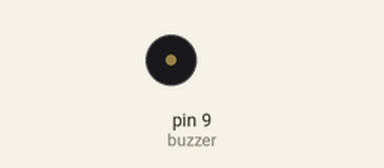
Recording of a sketch running on a simulated Arduino Uno, built with avr-gcc and run on an emulated ATmega328P. Parts: buzzer (waves = sounding).

Above: at 0.1 s.
At 20.9 s:
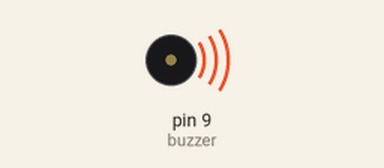
Timing chart, 0 to 41.1 s (numbered marks = the images above):
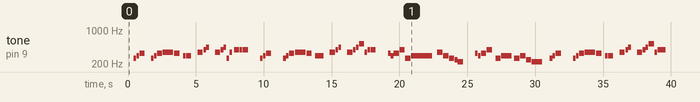

The sketch:

Tune_GoYourOwnWay.ino
```cpp
/*
  Minuet in G - C. Petzold
  Connect a piezo buzzer or speaker to pin 11 or select a new pin.
  More songs available at https://github.com/robsoncouto/arduino-songs

                                              Robson Couto, 2019
*/
#include "pitches.h"

// change this to make the song slower or faster
int tempo = 140;

// change this to whichever pin you want to use
int buzzer = 9;

// notes of the moledy followed by the duration.
// a 4 == quarter note, 8 == eighteenth , 16 sixteenth, etc.
// !!negative numbers are used to represent dotted notes,
// so -4 means a dotted quarter note, that is, a quarter plus an eighteenth!!
int melody[] = {

  // Go Your Own Way - Fleetwood Mac
  //~~~~~~~~~~~~~~~~~~~~~~~~~~~~~~~~~~~~~~~~~~~~~~~~~~~~~~~~~~~~~~


  //"Loving you; Isn't the right thing to do."                    OK
    REST, 4, NOTE_C4, 8, NOTE_D4, 8, NOTE_E4, 4, REST, 4,
    NOTE_C4, 8, NOTE_D4, 8, NOTE_E4, 4, NOTE_F4, 2, NOTE_E4, 4, REST, 8, NOTE_D4, 8, NOTE_D4, 4,

  //"How can I; ever change the things that I feel?"              OK
    REST, 4, NOTE_F4, 4, NOTE_G4, 8, NOTE_A4, 8, REST, 4,
    NOTE_F4, 4, NOTE_G4, 8, NOTE_A4, 8, NOTE_C4, 8, NOTE_F4, 8, REST, 16,
    NOTE_G4, 4, NOTE_G4, 8, NOTE_G4, 4, REST, 4,


  //"If I could; Maybe (Baby, ..?) I'd give you my world."                   OK
    REST, 4, NOTE_C4, 8, NOTE_D4, 8, NOTE_E4, 4, REST, 2,
    NOTE_C4, 8, NOTE_D4, 8, NOTE_E4, 4, NOTE_F4, 2, NOTE_E4, 4, REST, 8, NOTE_D4, 8, NOTE_D4, 4,

  //"How can I; When you won't take it from me?"                 FINE.
    REST, 4, NOTE_F4, 4, NOTE_G4, 8, NOTE_A4, 8, REST, 4,

    NOTE_F4, 4, NOTE_G4, 8, NOTE_A4, 8, NOTE_C5, 4, NOTE_F4, 8,
    NOTE_G4, 8, NOTE_G4, 4, REST, 4,


  //~~~~~~~~~~~ CHORUS ~~~~~~~~~~~

  //"You can go your own way"
    REST, 4, NOTE_E4, 8, NOTE_D4, 8, NOTE_E4, 4, NOTE_G4, 4, NOTE_C4, 4, NOTE_D4, 1,REST, 8,

  //"go your own way"
    NOTE_F4, 4, NOTE_D4, 4, NOTE_C4, 4, /* waaaay *//*NOTE_D4, 2, */NOTE_B3, 8, NOTE_A3, 4, REST, 4,

  //"You can call it"
    REST, 4, NOTE_E4, 8, NOTE_D4, 8, NOTE_E4, 4, NOTE_G4, 4, REST, 8,

  //"another lonely day"
     NOTE_C4, 4, NOTE_D4, 2, REST, 16, NOTE_C4, 4, NOTE_D4, 4,/* REST, 8, NOTE_C4, 4,  waaaay *//*NOTE_D4, 2,*/ NOTE_B3, 4, NOTE_A3, 2,

  //"You can go your own way"
    //REST, 4, NOTE_E4, 8, NOTE_D4, 8, NOTE_E4, 4, NOTE_G4, 4, NOTE_C4, 4, NOTE_D4, 2,

  //"go your own way"
    //NOTE_F4, 4, NOTE_D4, 4, NOTE_C4, 4, /* waaaay *//*NOTE_D4, 2, */NOTE_B3, 8, NOTE_A3, 4,


   //~~~ UNTOUCHED BELOW


  //"Tell me why; everything turned around."    cde; dce f ed
     NOTE_C4, NOTE_D4, NOTE_E4, NOTE_D4, NOTE_C4, NOTE_E4, NOTE_F4, NOTE_E4, NOTE_D4,

  //"Packing up; shacking up"   fg ag fg a
    NOTE_F4, NOTE_G4, NOTE_A4, NOTE_G4, NOTE_F4, NOTE_G4, NOTE_A4,

  //"is all you want to do."     c* f g g g g
    NOTE_C4, NOTE_F4, NOTE_G4, NOTE_G4, NOTE_G4, NOTE_G4,


  //"If I could; Maybe I'd give you my world."                   OK
    REST, 4, NOTE_C4, 8, NOTE_D4, 8, NOTE_E4, 4, REST, 2,
    NOTE_C4, 8, NOTE_D4, 8, NOTE_E4, 4, NOTE_F4, 2, NOTE_E4, 4, REST, 8, NOTE_D4, 8, NOTE_D4, 4,

  //"Open up; Everything's waiting for you."                 FINE.
    REST, 4, NOTE_F4, 4, NOTE_G4, 8, NOTE_A4, 8, REST, 4,

    NOTE_F4, 4, NOTE_G4, 8, NOTE_A4, 8, NOTE_C5, 4, NOTE_F4, 8,
    NOTE_G4, 8, NOTE_G4, 4, REST, 4,

  // Chorus X3


};

// sizeof gives the number of bytes, each int value is composed of two bytes (16 bits)
// there are two values per note (pitch and duration), so for each note there are four bytes
int notes = sizeof(melody) / sizeof(melody[0]) / 2;

// this calculates the duration of a whole note in ms
int wholenote = (60000 * 4) / tempo;

int divider = 0, noteDuration = 0;

void setup() {
  // iterate over the notes of the melody.
  // Remember, the array is twice the number of notes (notes + durations)
  for (int thisNote = 0; thisNote < notes * 2; thisNote = thisNote + 2) {

    // calculates the duration of each note
    divider = melody[thisNote + 1];
    if (divider > 0) {
      // regular note, just proceed
      noteDuration = (wholenote) / divider;
    } else if (divider < 0) {
      // dotted notes are represented with negative durations!!
      noteDuration = (wholenote) / abs(divider);
      noteDuration *= 1.5; // increases the duration in half for dotted notes
    }

    // we only play the note for 90% of the duration, leaving 10% as a pause
    tone(buzzer, melody[thisNote], noteDuration * 0.9);

    // Wait for the specief duration before playing the next note.
    delay(noteDuration);

    // stop the waveform generation before the next note.
    noTone(buzzer);
  }
}

void loop() {
  // no need to repeat the melody.
}
```

pitches.h
```cpp
/*************************************************
   Public Constants
 *************************************************/
#define REST      0

#define NOTE_B0  31
#define NOTE_C1  33
#define NOTE_CS1 35
#define NOTE_D1  37
#define NOTE_DS1 39
#define NOTE_E1  41
#define NOTE_F1  44
#define NOTE_FS1 46
#define NOTE_G1  49
#define NOTE_GS1 52
#define NOTE_A1  55
#define NOTE_AS1 58
#define NOTE_B1  62
#define NOTE_C2  65
#define NOTE_CS2 69
#define NOTE_D2  73
#define NOTE_DS2 78
#define NOTE_E2  82
#define NOTE_F2  87
#define NOTE_FS2 93
#define NOTE_G2  98
#define NOTE_GS2 104
#define NOTE_A2  110
#define NOTE_AS2 117
#define NOTE_B2  123
#define NOTE_C3  131
#define NOTE_CS3 139
#define NOTE_D3  147
#define NOTE_DS3 156
#define NOTE_E3  165
#define NOTE_F3  175
#define NOTE_FS3 185
#define NOTE_G3  196
#define NOTE_GS3 208
#define NOTE_A3  220
#define NOTE_AS3 233
#define NOTE_B3  247
#define NOTE_C4  262
#define NOTE_CS4 277
#define NOTE_D4  294
#define NOTE_DS4 311
#define NOTE_E4  330
#define NOTE_F4  349
#define NOTE_FS4 370
#define NOTE_G4  392
#define NOTE_GS4 415
#define NOTE_A4  440
#define NOTE_AS4 466
#define NOTE_B4  494
#define NOTE_C5  523
#define NOTE_CS5 554
#define NOTE_D5  587
#define NOTE_DS5 622
#define NOTE_E5  659
#define NOTE_F5  698
#define NOTE_FS5 740
#define NOTE_G5  784
#define NOTE_GS5 831
#define NOTE_A5  880
#define NOTE_AS5 932
#define NOTE_B5  988
#define NOTE_C6  1047
#define NOTE_CS6 1109
#define NOTE_D6  1175
#define NOTE_DS6 1245
#define NOTE_E6  1319
#define NOTE_F6  1397
#define NOTE_FS6 1480
#define NOTE_G6  1568
#define NOTE_GS6 1661
#define NOTE_A6  1760
#define NOTE_AS6 1865
#define NOTE_B6  1976
#define NOTE_C7  2093
#define NOTE_CS7 2217
#define NOTE_D7  2349
#define NOTE_DS7 2489
#define NOTE_E7  2637
#define NOTE_F7  2794
#define NOTE_FS7 2960
#define NOTE_G7  3136
#define NOTE_GS7 3322
#define NOTE_A7  3520
#define NOTE_AS7 3729
#define NOTE_B7  3951
#define NOTE_C8  4186
#define NOTE_CS8 4435
#define NOTE_D8  4699
#define NOTE_DS8 4978
```
